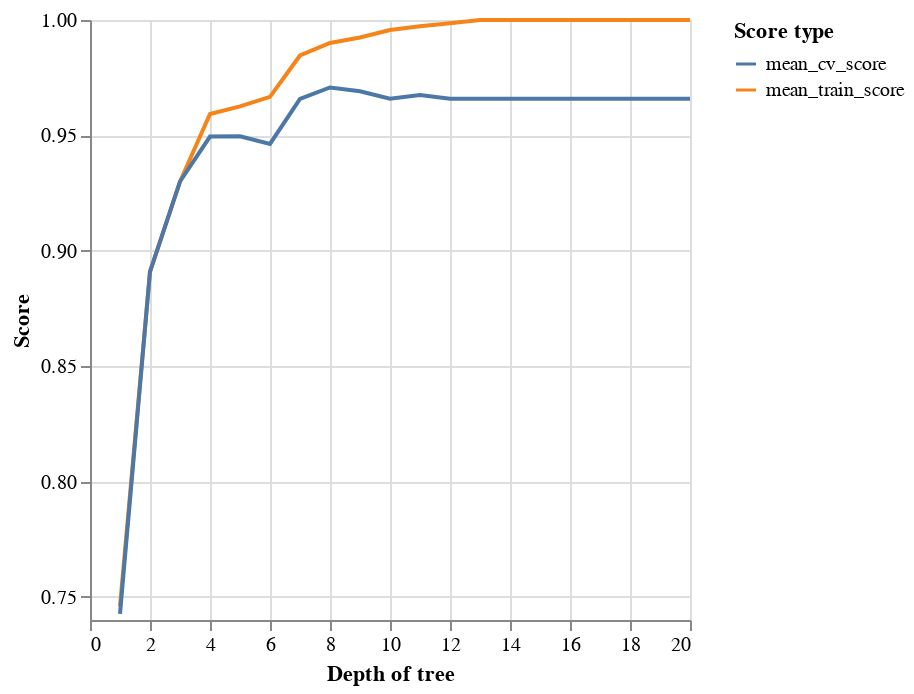

Notebook code for this chart:
### Code cell
results = pd.melt(result_df, id_vars=['max_depth'], value_vars=['mean_train_score','mean_cv_score'])
import altair as alt
alt.Chart(results).mark_line().encode(
    x=alt.X('max_depth', title= 'Depth of tree'),
    y= alt.Y('value',title = 'Score', scale=alt.Scale(zero=False)),
    color=alt.Color('variable', title='Score type')
)

### Figure 1 — Vega-Lite specification as saved in the notebook (floating-point values rounded to 4 significant figures)
{"config": {"view": {"continuousWidth": 300, "continuousHeight": 300}}, "data": {"name": "data-0786bbe87f7d4669adc4186f4f4bfe90"}, "mark": {"type": "line"}, "encoding": {"color": {"field": "variable", "title": "Score type", "type": "nominal"}, "x": {"field": "max_depth", "title": "Depth of tree", "type": "quantitative"}, "y": {"field": "value", "scale": {"zero": false}, "title": "Score", "type": "quantitative"}}, "$schema": "https://vega.github.io/schema/vega-lite/v5.16.3.json", "datasets": {"data-0786bbe87f7d4669adc4186f4f4bfe90": [{"max_depth": 1, "variable": "mean_train_score", "value": 0.7459}, {"max_depth": 2, "variable": "mean_train_score", "value": 0.8909}, {"max_depth": 3, "variable": "mean_train_score", "value": 0.93}, {"max_depth": 4, "variable": "mean_train_score", "value": 0.9593}, {"max_depth": 5, "variable": "mean_train_score", "value": 0.9625}, {"max_depth": 6, "variable": "mean_train_score", "value": 0.9667}, {"max_depth": 7, "variable": "mean_train_score", "value": 0.9846}, {"max_depth": 8, "variable": "mean_train_score", "value": 0.99}, {"max_depth": 9, "variable": "mean_train_score", "value": 0.9924}, {"max_depth": 10, "variable": "mean_train_score", "value": 0.9957}, {"max_depth": 11, "variable": "mean_train_score", "value": 0.9973}, {"max_depth": 12, "variable": "mean_train_score", "value": 0.9986}, {"max_depth": 13, "variable": "mean_train_score", "value": 1.0}, {"max_depth": 14, "variable": "mean_train_score", "value": 1.0}, {"max_depth": 15, "variable": "mean_train_score", "value": 1.0}, {"max_depth": 16, "variable": "mean_train_score", "value": 1.0}, {"max_depth": 17, "variable": "mean_train_score", "value": 1.0}, {"max_depth": 18, "variable": "mean_train_score", "value": 1.0}, {"max_depth": 19, "variable": "mean_train_score", "value": 1.0}, {"max_depth": 20, "variable": "mean_train_score", "value": 1.0}, {"max_depth": 1, "variable": "mean_cv_score", "value": 0.7427}, {"max_depth": 2, "variable": "mean_cv_score", "value": 0.8909}, {"max_depth": 3, "variable": "mean_cv_score", "value": 0.93}, {"max_depth": 4, "variable": "mean_cv_score", "value": 0.9495}, {"max_depth": 5, "variable": "mean_cv_score", "value": 0.9496}, {"max_depth": 6, "variable": "mean_cv_score", "value": 0.9463}, {"max_depth": 7, "variable": "mean_cv_score", "value": 0.9658}, {"max_depth": 8, "variable": "mean_cv_score", "value": 0.9708}, {"max_depth": 9, "variable": "mean_cv_score", "value": 0.9691}, {"max_depth": 10, "variable": "mean_cv_score", "value": 0.9659}, {"max_depth": 11, "variable": "mean_cv_score", "value": 0.9675}, {"max_depth": 12, "variable": "mean_cv_score", "value": 0.9659}, {"max_depth": 13, "variable": "mean_cv_score", "value": 0.9659}, {"max_depth": 14, "variable": "mean_cv_score", "value": 0.9659}, {"max_depth": 15, "variable": "mean_cv_score", "value": 0.9659}, {"max_depth": 16, "variable": "mean_cv_score", "value": 0.9659}, {"max_depth": 17, "variable": "mean_cv_score", "value": 0.9659}, {"max_depth": 18, "variable": "mean_cv_score", "value": 0.9659}, {"max_depth": 19, "variable": "mean_cv_score", "value": 0.9659}, {"max_depth": 20, "variable": "mean_cv_score", "value": 0.9659}]}}
